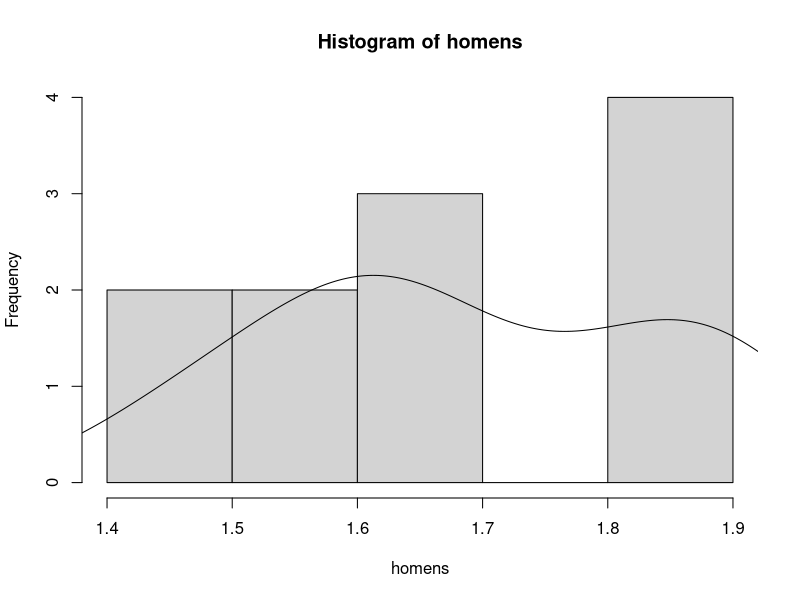

Generate this figure with R:
remove(list=ls())
homens=c(1.6,1.61,1.85,1.45,1.89,1.7,1.6,1.83,1.9,1.65,1.50)
hist(homens)
lines(density(homens))
shapiro.test(homens)

##########################################
# Analise parametrica
?t.test
t.test(homens) #Teste bilateral
t.test(homens,mu =1.71) #Teste bilateral
t.test(homens,mu =1.71,alternative = "less") #Teste bilateral
t.test(homens,mu =1.71,alternative = "greater") #Teste unilateral

# Analise nao-parametrica
?wilcox.test
wilcox.test(homens) #Teste bilateral
wilcox.test(homens,mu =1.71) #Teste bilateral
wilcox.test(homens,mu =1.71,alternative = "less") #Teste unilateral
wilcox.test(homens,mu =1.71,alternative = "greater") #Teste unilateral
